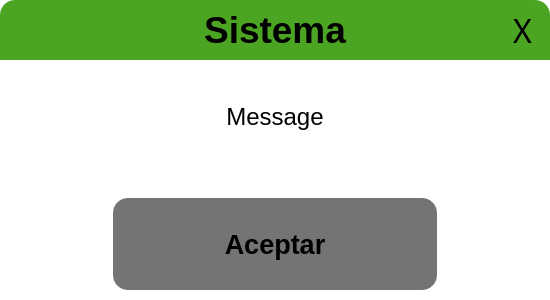
<?xml version="1.0" encoding="UTF-8"?>
<ui version="4.0">
 <class>messageWindow</class>
 <widget class="QWidget" name="messageWindow">
  <property name="geometry">
   <rect>
    <x>0</x>
    <y>0</y>
    <width>550</width>
    <height>300</height>
   </rect>
  </property>
  <property name="windowTitle">
   <string>Form</string>
  </property>
  <property name="styleSheet">
   <string notr="true">border-radius: 15px;
background-color: rgba(61, 255, 181,0);</string>
  </property>
  <layout class="QGridLayout" name="gridLayout" rowstretch="20,80" columnstretch="90,10">
   <property name="leftMargin">
    <number>0</number>
   </property>
   <property name="topMargin">
    <number>0</number>
   </property>
   <property name="rightMargin">
    <number>0</number>
   </property>
   <property name="bottomMargin">
    <number>0</number>
   </property>
   <property name="spacing">
    <number>0</number>
   </property>
   <item row="0" column="0">
    <widget class="QGroupBox" name="logoutGroupBox">
     <property name="styleSheet">
      <string notr="true">background-color: rgb(76, 165, 34);
border-bottom-left-radius: 0px;
border-bottom-right-radius: 0px;
border-top-right-radius: 0px;

</string>
     </property>
     <property name="title">
      <string/>
     </property>
     <layout class="QGridLayout" name="logoutGroupBoxLayout" columnstretch="30,40,20">
      <property name="leftMargin">
       <number>0</number>
      </property>
      <property name="topMargin">
       <number>0</number>
      </property>
      <property name="rightMargin">
       <number>0</number>
      </property>
      <property name="bottomMargin">
       <number>0</number>
      </property>
      <property name="spacing">
       <number>0</number>
      </property>
      <item row="0" column="2">
       <spacer name="horizontalSpacerLogout">
        <property name="orientation">
         <enum>Qt::Horizontal</enum>
        </property>
        <property name="sizeHint" stdset="0">
         <size>
          <width>192</width>
          <height>20</height>
         </size>
        </property>
       </spacer>
      </item>
      <item row="0" column="1">
       <widget class="QLabel" name="titleLabel">
        <property name="font">
         <font>
          <family>Ubuntu</family>
          <pointsize>28</pointsize>
          <bold>true</bold>
         </font>
        </property>
        <property name="text">
         <string>Sistema</string>
        </property>
        <property name="alignment">
         <set>Qt::AlignCenter</set>
        </property>
        <property name="margin">
         <number>0</number>
        </property>
       </widget>
      </item>
      <item row="0" column="0">
       <spacer name="horizontalSpacer">
        <property name="orientation">
         <enum>Qt::Horizontal</enum>
        </property>
        <property name="sizeHint" stdset="0">
         <size>
          <width>40</width>
          <height>20</height>
         </size>
        </property>
       </spacer>
      </item>
     </layout>
    </widget>
   </item>
   <item row="0" column="1">
    <widget class="QPushButton" name="closeDialogButton">
     <property name="sizePolicy">
      <sizepolicy hsizetype="Preferred" vsizetype="Preferred">
       <horstretch>0</horstretch>
       <verstretch>0</verstretch>
      </sizepolicy>
     </property>
     <property name="font">
      <font>
       <family>Arial Rounded MT Bold</family>
       <pointsize>24</pointsize>
       <bold>false</bold>
      </font>
     </property>
     <property name="styleSheet">
      <string notr="true">QPushButton{
	background-color: rgb(76, 165, 34);
border-bottom-left-radius: 0px;
border-bottom-right-radius: 0px;
border-top-left-radius: 0px;
border-top-right-radius: 15px;
}
QPushButton:hover{
	
	background-color: rgb(190, 67, 42);
}</string>
     </property>
     <property name="text">
      <string>X</string>
     </property>
    </widget>
   </item>
   <item row="1" column="0" colspan="2">
    <widget class="QGroupBox" name="logoutOptionsGroupBox">
     <property name="styleSheet">
      <string notr="true">background-color: rgb(255, 255, 255);
border-top-left-radius: 0px;
border-top-right-radius: 0px;</string>
     </property>
     <property name="title">
      <string/>
     </property>
     <layout class="QGridLayout" name="gridLayout_2" columnstretch="20,10,60,20">
      <property name="leftMargin">
       <number>15</number>
      </property>
      <property name="topMargin">
       <number>10</number>
      </property>
      <property name="rightMargin">
       <number>15</number>
      </property>
      <property name="bottomMargin">
       <number>10</number>
      </property>
      <property name="verticalSpacing">
       <number>35</number>
      </property>
      <item row="1" column="3">
       <spacer name="horizontalSpacer_2">
        <property name="orientation">
         <enum>Qt::Horizontal</enum>
        </property>
        <property name="sizeHint" stdset="0">
         <size>
          <width>40</width>
          <height>20</height>
         </size>
        </property>
       </spacer>
      </item>
      <item row="1" column="0">
       <spacer name="horizontalSpacer_3">
        <property name="orientation">
         <enum>Qt::Horizontal</enum>
        </property>
        <property name="sizeHint" stdset="0">
         <size>
          <width>40</width>
          <height>20</height>
         </size>
        </property>
       </spacer>
      </item>
      <item row="1" column="1" colspan="2">
       <widget class="QPushButton" name="acceptDialogButton">
        <property name="sizePolicy">
         <sizepolicy hsizetype="Preferred" vsizetype="Preferred">
          <horstretch>0</horstretch>
          <verstretch>0</verstretch>
         </sizepolicy>
        </property>
        <property name="font">
         <font>
          <family>Ubuntu</family>
          <pointsize>20</pointsize>
          <bold>true</bold>
         </font>
        </property>
        <property name="styleSheet">
         <string notr="true">QPushButton{
background-color: rgb(116, 116, 116);
border-radius: 15px;
}
QPushButton:hover{
	
	background-color: rgb(76, 165, 34);
}</string>
        </property>
        <property name="text">
         <string>Aceptar</string>
        </property>
       </widget>
      </item>
      <item row="0" column="0" colspan="4">
       <widget class="QLabel" name="messageLabel">
        <property name="font">
         <font>
          <family>Ubuntu</family>
          <pointsize>18</pointsize>
         </font>
        </property>
        <property name="text">
         <string>Message</string>
        </property>
        <property name="alignment">
         <set>Qt::AlignCenter</set>
        </property>
       </widget>
      </item>
     </layout>
    </widget>
   </item>
  </layout>
 </widget>
 <resources/>
 <connections>
  <connection>
   <sender>closeDialogButton</sender>
   <signal>clicked()</signal>
   <receiver>messageWindow</receiver>
   <slot>closeDialog()</slot>
   <hints>
    <hint type="sourcelabel">
     <x>511</x>
     <y>19</y>
    </hint>
    <hint type="destinationlabel">
     <x>614</x>
     <y>42</y>
    </hint>
   </hints>
  </connection>
  <connection>
   <sender>acceptDialogButton</sender>
   <signal>clicked()</signal>
   <receiver>messageWindow</receiver>
   <slot>closeDialog()</slot>
   <hints>
    <hint type="sourcelabel">
     <x>429</x>
     <y>210</y>
    </hint>
    <hint type="destinationlabel">
     <x>598</x>
     <y>246</y>
    </hint>
   </hints>
  </connection>
 </connections>
 <slots>
  <slot>closeDialog()</slot>
 </slots>
</ui>
